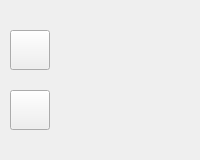
                 <widget class="QWidget" name="widgetBtns" native="true">
                  <property name="sizePolicy">
                   <sizepolicy hsizetype="Preferred" vsizetype="Fixed">
                    <horstretch>0</horstretch>
                    <verstretch>0</verstretch>
                   </sizepolicy>
                  </property>
                  <property name="minimumSize">
                   <size>
                    <width>0</width>
                    <height>160</height>
                   </size>
                  </property>
                  <property name="maximumSize">
                   <size>
                    <width>16777215</width>
                    <height>160</height>
                   </size>
                  </property>
                  <property name="styleSheet">
                   <string notr="true"/>
                  </property>
                  <property name="selected" stdset="0">
                   <bool>false</bool>
                  </property>
                  <layout class="QVBoxLayout" name="verticalLayout_6">
                   <property name="spacing">
                    <number>0</number>
                   </property>
                   <property name="leftMargin">
                    <number>0</number>
                   </property>
                   <property name="topMargin">
                    <number>0</number>
                   </property>
                   <property name="rightMargin">
                    <number>0</number>
                   </property>
                   <property name="bottomMargin">
                    <number>0</number>
                   </property>
                   <item>
                    <spacer name="vSpacer_2">
                     <property name="orientation">
                      <enum>Qt::Vertical</enum>
                     </property>
                     <property name="sizeHint" stdset="0">
                      <size>
                       <width>0</width>
                       <height>0</height>
                      </size>
                     </property>
                    </spacer>
                   </item>
                   <item>
                    <widget class="QWidget" name="widgetHomepage" native="true">
                     <property name="sizePolicy">
                      <sizepolicy hsizetype="Preferred" vsizetype="Fixed">
                       <horstretch>0</horstretch>
                       <verstretch>0</verstretch>
                      </sizepolicy>
                     </property>
                     <property name="minimumSize">
                      <size>
                       <width>0</width>
                       <height>60</height>
                      </size>
                     </property>
                     <property name="maximumSize">
                      <size>
                       <width>16777215</width>
                       <height>60</height>
                      </size>
                     </property>
                     <property name="styleSheet">
                      <string notr="true"/>
                     </property>
                     <property name="selected" stdset="0">
                      <bool>false</bool>
                     </property>
                     <property name="menu_button" stdset="0">
                      <bool>true</bool>
                     </property>
                     <layout class="QVBoxLayout" name="verticalLayout_8">
                      <property name="leftMargin">
                       <number>10</number>
                      </property>
                      <property name="topMargin">
                       <number>10</number>
                      </property>
                      <property name="rightMargin">
                       <number>10</number>
                      </property>
                      <property name="bottomMargin">
                       <number>10</number>
                      </property>
                      <item>
                       <widget class="QPushButton" name="btnHomepage">
                        <property name="sizePolicy">
                         <sizepolicy hsizetype="Fixed" vsizetype="Fixed">
                          <horstretch>0</horstretch>
                          <verstretch>0</verstretch>
                         </sizepolicy>
                        </property>
                        <property name="minimumSize">
                         <size>
                          <width>0</width>
                          <height>40</height>
                         </size>
                        </property>
                        <property name="maximumSize">
                         <size>
                          <width>40</width>
                          <height>40</height>
                         </size>
                        </property>
                        <property name="styleSheet">
                         <string notr="true">QPushButton {
height: 40px;
width: 40px;
border-width: 0px;
}</string>
                        </property>
                        <property name="text">
                         <string/>
                        </property>
                        <property name="icon">
                         <iconset>
                          <normalon>:/icons/default-theme/icons/house.png</normalon>
                         </iconset>
                        </property>
                        <property name="checkable">
                         <bool>true</bool>
                        </property>
                        <property name="blue_button" stdset="0">
                         <bool>true</bool>
                        </property>
                       </widget>
                      </item>
                     </layout>
                    </widget>
                   </item>
                   <item>
                    <widget class="QWidget" name="widgetAdd" native="true">
                     <property name="sizePolicy">
                      <sizepolicy hsizetype="Preferred" vsizetype="Fixed">
                       <horstretch>0</horstretch>
                       <verstretch>0</verstretch>
                      </sizepolicy>
                     </property>
                     <property name="minimumSize">
                      <size>
                       <width>0</width>
                       <height>60</height>
                      </size>
                     </property>
                     <property name="maximumSize">
                      <size>
                       <width>16777215</width>
                       <height>60</height>
                      </size>
                     </property>
                     <property name="selected" stdset="0">
                      <bool>false</bool>
                     </property>
                     <property name="menu_button" stdset="0">
                      <bool>true</bool>
                     </property>
                     <layout class="QVBoxLayout" name="verticalLayout_7">
                      <property name="spacing">
                       <number>0</number>
                      </property>
                      <property name="leftMargin">
                       <number>10</number>
                      </property>
                      <property name="topMargin">
                       <number>10</number>
                      </property>
                      <property name="rightMargin">
                       <number>10</number>
                      </property>
                      <property name="bottomMargin">
                       <number>10</number>
                      </property>
                      <item>
                       <widget class="QPushButton" name="btnAdd">
                        <property name="sizePolicy">
                         <sizepolicy hsizetype="Fixed" vsizetype="Fixed">
                          <horstretch>0</horstretch>
                          <verstretch>0</verstretch>
                         </sizepolicy>
                        </property>
                        <property name="minimumSize">
                         <size>
                          <width>0</width>
                          <height>40</height>
                         </size>
                        </property>
                        <property name="maximumSize">
                         <size>
                          <width>40</width>
                          <height>40</height>
                         </size>
                        </property>
                        <property name="styleSheet">
                         <string notr="true">QPushButton {
height: 40px;
width: 40px;
border-width: 0px;
}</string>
                        </property>
                        <property name="text">
                         <string/>
                        </property>
                        <property name="icon">
                         <iconset resource="../resources/resources.qrc">
                          <normaloff>:/icons/common/add.svg</normaloff>:/icons/common/add.svg</iconset>
                        </property>
                        <property name="iconSize">
                         <size>
                          <width>40</width>
                          <height>40</height>
                         </size>
                        </property>
                        <property name="checkable">
                         <bool>true</bool>
                        </property>
                        <property name="checked">
                         <bool>false</bool>
                        </property>
                        <property name="flat">
                         <bool>false</bool>
                        </property>
                        <property name="blue_button" stdset="0">
                         <bool>true</bool>
                        </property>
                       </widget>
                      </item>
                     </layout>
                    </widget>
                   </item>
                   <item>
                    <spacer name="vSpacer_3">
                     <property name="orientation">
                      <enum>Qt::Vertical</enum>
                     </property>
                     <property name="sizeHint" stdset="0">
                      <size>
                       <width>0</width>
                       <height>0</height>
                      </size>
                     </property>
                    </spacer>
                   </item>
                  </layout>
                 </widget>
